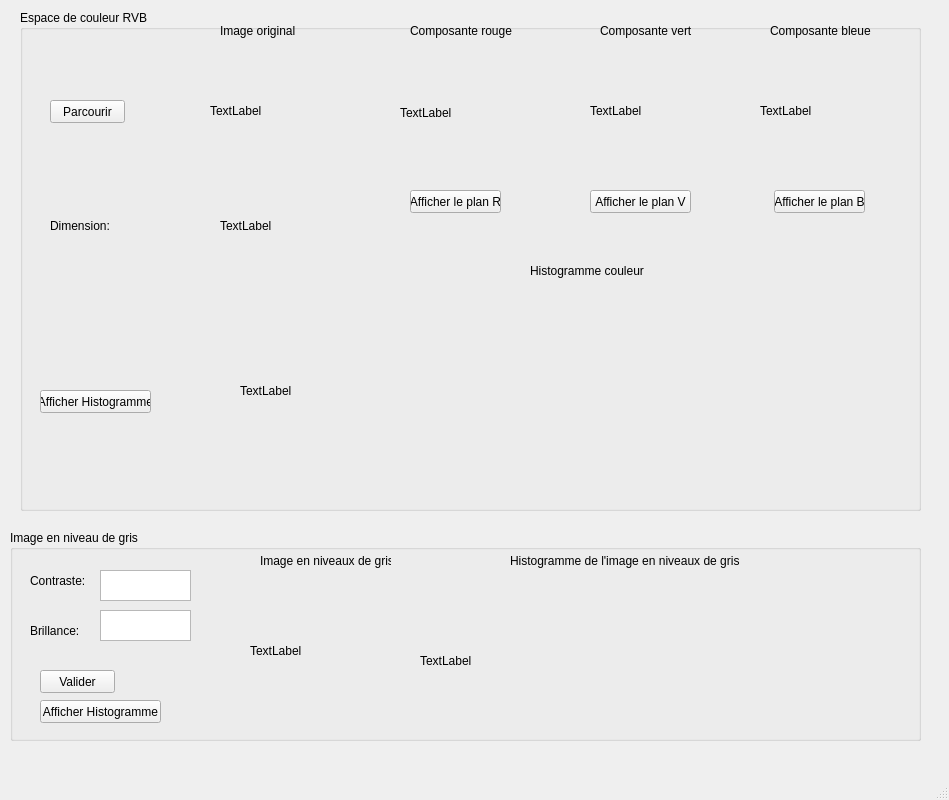
<?xml version="1.0" encoding="UTF-8"?>
<ui version="4.0">
 <class>MainWindow</class>
 <widget class="QMainWindow" name="MainWindow">
  <property name="geometry">
   <rect>
    <x>0</x>
    <y>0</y>
    <width>949</width>
    <height>800</height>
   </rect>
  </property>
  <property name="windowTitle">
   <string>MainWindow</string>
  </property>
  <widget class="QWidget" name="centralwidget">
   <widget class="QGroupBox" name="groupBox">
    <property name="geometry">
     <rect>
      <x>20</x>
      <y>10</y>
      <width>901</width>
      <height>501</height>
     </rect>
    </property>
    <property name="title">
     <string>Espace de couleur RVB</string>
    </property>
    <widget class="QPushButton" name="pushButton">
     <property name="geometry">
      <rect>
       <x>30</x>
       <y>90</y>
       <width>75</width>
       <height>23</height>
      </rect>
     </property>
     <property name="text">
      <string>Parcourir</string>
     </property>
    </widget>
    <widget class="QPushButton" name="pushButton_2">
     <property name="geometry">
      <rect>
       <x>20</x>
       <y>380</y>
       <width>111</width>
       <height>23</height>
      </rect>
     </property>
     <property name="text">
      <string>Afficher Histogramme</string>
     </property>
    </widget>
    <widget class="QPushButton" name="pushButton_3">
     <property name="geometry">
      <rect>
       <x>390</x>
       <y>180</y>
       <width>91</width>
       <height>23</height>
      </rect>
     </property>
     <property name="text">
      <string>Afficher le plan R</string>
     </property>
    </widget>
    <widget class="QPushButton" name="pushButton_4">
     <property name="geometry">
      <rect>
       <x>570</x>
       <y>180</y>
       <width>101</width>
       <height>23</height>
      </rect>
     </property>
     <property name="text">
      <string>Afficher le plan V</string>
     </property>
    </widget>
    <widget class="QPushButton" name="pushButton_5">
     <property name="geometry">
      <rect>
       <x>754</x>
       <y>180</y>
       <width>91</width>
       <height>23</height>
      </rect>
     </property>
     <property name="text">
      <string>Afficher le plan B</string>
     </property>
    </widget>
    <widget class="QLabel" name="label">
     <property name="geometry">
      <rect>
       <x>380</x>
       <y>42</y>
       <width>111</width>
       <height>121</height>
      </rect>
     </property>
     <property name="text">
      <string>TextLabel</string>
     </property>
    </widget>
    <widget class="QLabel" name="label_2">
     <property name="geometry">
      <rect>
       <x>570</x>
       <y>40</y>
       <width>111</width>
       <height>121</height>
      </rect>
     </property>
     <property name="text">
      <string>TextLabel</string>
     </property>
    </widget>
    <widget class="QLabel" name="label_3">
     <property name="geometry">
      <rect>
       <x>740</x>
       <y>40</y>
       <width>111</width>
       <height>121</height>
      </rect>
     </property>
     <property name="text">
      <string>TextLabel</string>
     </property>
    </widget>
    <widget class="QLabel" name="label_4">
     <property name="geometry">
      <rect>
       <x>220</x>
       <y>280</y>
       <width>641</width>
       <height>201</height>
      </rect>
     </property>
     <property name="text">
      <string>TextLabel</string>
     </property>
    </widget>
    <widget class="QLabel" name="label_7">
     <property name="geometry">
      <rect>
       <x>190</x>
       <y>40</y>
       <width>111</width>
       <height>121</height>
      </rect>
     </property>
     <property name="text">
      <string>TextLabel</string>
     </property>
    </widget>
    <widget class="QLabel" name="label_9">
     <property name="geometry">
      <rect>
       <x>30</x>
       <y>200</y>
       <width>71</width>
       <height>31</height>
      </rect>
     </property>
     <property name="text">
      <string>Dimension:</string>
     </property>
    </widget>
    <widget class="QLabel" name="label_14">
     <property name="geometry">
      <rect>
       <x>200</x>
       <y>10</y>
       <width>131</width>
       <height>21</height>
      </rect>
     </property>
     <property name="text">
      <string>Image original</string>
     </property>
    </widget>
    <widget class="QLabel" name="label_15">
     <property name="geometry">
      <rect>
       <x>390</x>
       <y>10</y>
       <width>131</width>
       <height>21</height>
      </rect>
     </property>
     <property name="text">
      <string>Composante rouge</string>
     </property>
    </widget>
    <widget class="QLabel" name="label_16">
     <property name="geometry">
      <rect>
       <x>580</x>
       <y>10</y>
       <width>131</width>
       <height>21</height>
      </rect>
     </property>
     <property name="text">
      <string>Composante vert</string>
     </property>
    </widget>
    <widget class="QLabel" name="label_17">
     <property name="geometry">
      <rect>
       <x>750</x>
       <y>10</y>
       <width>131</width>
       <height>21</height>
      </rect>
     </property>
     <property name="text">
      <string>Composante bleue</string>
     </property>
    </widget>
    <widget class="QLabel" name="label_18">
     <property name="geometry">
      <rect>
       <x>510</x>
       <y>250</y>
       <width>131</width>
       <height>21</height>
      </rect>
     </property>
     <property name="text">
      <string>Histogramme couleur</string>
     </property>
    </widget>
    <widget class="QLabel" name="label_19">
     <property name="geometry">
      <rect>
       <x>200</x>
       <y>180</y>
       <width>111</width>
       <height>71</height>
      </rect>
     </property>
     <property name="text">
      <string>TextLabel</string>
     </property>
    </widget>
   </widget>
   <widget class="QGroupBox" name="groupBox_2">
    <property name="geometry">
     <rect>
      <x>10</x>
      <y>530</y>
      <width>911</width>
      <height>211</height>
     </rect>
    </property>
    <property name="title">
     <string>Image en niveau de gris</string>
    </property>
    <widget class="QPushButton" name="pushButton_6">
     <property name="geometry">
      <rect>
       <x>30</x>
       <y>140</y>
       <width>75</width>
       <height>23</height>
      </rect>
     </property>
     <property name="text">
      <string>Valider</string>
     </property>
    </widget>
    <widget class="QPushButton" name="pushButton_7">
     <property name="geometry">
      <rect>
       <x>30</x>
       <y>170</y>
       <width>121</width>
       <height>23</height>
      </rect>
     </property>
     <property name="text">
      <string>Afficher Histogramme</string>
     </property>
    </widget>
    <widget class="QLabel" name="label_5">
     <property name="geometry">
      <rect>
       <x>410</x>
       <y>70</y>
       <width>491</width>
       <height>121</height>
      </rect>
     </property>
     <property name="text">
      <string>TextLabel</string>
     </property>
    </widget>
    <widget class="QLabel" name="label_6">
     <property name="geometry">
      <rect>
       <x>240</x>
       <y>50</y>
       <width>131</width>
       <height>141</height>
      </rect>
     </property>
     <property name="text">
      <string>TextLabel</string>
     </property>
    </widget>
    <widget class="QTextEdit" name="textEdit">
     <property name="geometry">
      <rect>
       <x>90</x>
       <y>40</y>
       <width>91</width>
       <height>31</height>
      </rect>
     </property>
    </widget>
    <widget class="QTextEdit" name="textEdit_2">
     <property name="geometry">
      <rect>
       <x>90</x>
       <y>80</y>
       <width>91</width>
       <height>31</height>
      </rect>
     </property>
    </widget>
    <widget class="QLabel" name="label_10">
     <property name="geometry">
      <rect>
       <x>20</x>
       <y>90</y>
       <width>61</width>
       <height>21</height>
      </rect>
     </property>
     <property name="text">
      <string>Brillance:</string>
     </property>
    </widget>
    <widget class="QLabel" name="label_11">
     <property name="geometry">
      <rect>
       <x>20</x>
       <y>40</y>
       <width>61</width>
       <height>21</height>
      </rect>
     </property>
     <property name="text">
      <string>Contraste:</string>
     </property>
    </widget>
    <widget class="QLabel" name="label_12">
     <property name="geometry">
      <rect>
       <x>250</x>
       <y>20</y>
       <width>131</width>
       <height>21</height>
      </rect>
     </property>
     <property name="text">
      <string>Image en niveaux de gris</string>
     </property>
    </widget>
    <widget class="QLabel" name="label_13">
     <property name="geometry">
      <rect>
       <x>500</x>
       <y>20</y>
       <width>231</width>
       <height>21</height>
      </rect>
     </property>
     <property name="text">
      <string>Histogramme de l'image en niveaux de gris</string>
     </property>
    </widget>
   </widget>
  </widget>
  <widget class="QMenuBar" name="menubar">
   <property name="geometry">
    <rect>
     <x>0</x>
     <y>0</y>
     <width>949</width>
     <height>26</height>
    </rect>
   </property>
  </widget>
  <widget class="QStatusBar" name="statusbar"/>
 </widget>
 <resources/>
 <connections/>
</ui>
